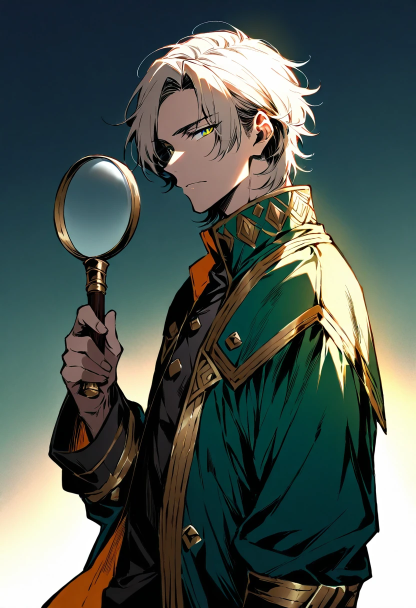
#> input picture assets/art/characters/m5_hero.webp, 832 x 1216 px (shown at 1/2 size)
$ python curate_candidates.py --dir ../assets/art/characters
#> lines starting #> are read from the running program, lines starting #| are printed output that depends on the picture
#!/usr/bin/env python3
"""curate_candidates.py — the SELECT half of generate-many → select-best (#art).

CEO 2026-06-16 (#1794): "場面画像はたくさん並列生成して、その中からハイクオリティを選定。
1回で最高は出ない。" The 2026 standard (memory: layton-grade-production-research) is
over-generate → AUTO-FILTER → curate → human pick → paint-over. This tool is the
first, ¥0, dependency-light AUTO-FILTER stage:

  1. de-duplicate near-identical candidates (perceptual dHash, Hamming distance) so
     12 candidates aren't 12 copies of one seed — keep the sharpest per cluster.
  2. coarse no-reference quality proxy (Laplacian-variance sharpness; drops blurry /
     mushy generations) → rank survivors best-first.
  3. emit a ranked JSON manifest + an HTML contact sheet for the HUMAN final pick.

This is deliberately the COARSE pre-filter only. Per the research the real gates are
layered ON TOP and are NOT in this ¥0 stage:
  - LAION aesthetic predictor (drop bottom 50%) — model download, add later
  - an MLLM reviewer scoring "matches コトバ探偵 style + correct subject" — the real
    style/consistency judge (sharpness says nothing about on-style-ness)
  - human picks 1 of ~3 → paint-over finish
So: sharpness rank ≠ "best art"; it only removes blurry/dupe noise before the human/
MLLM look. Honest by design.

Only deps: Pillow + numpy (already present). dHash is implemented here (no imagehash).

Usage:
  python3 scripts/curate_candidates.py --dir candidates/town5_square \
      --out candidates/town5_square/_curation --keep 3
  # open <out>/contact_sheet.html to pick; <out>/ranking.json is the machine record.
"""
from __future__ import annotations

import argparse
import json
import os
import sys

try:
    import numpy as np
    from PIL import Image
except Exception as e:  # pragma: no cover - env guard
    sys.stderr.write("needs Pillow + numpy: {0}\n".format(e))
    raise SystemExit(2)

_EXTS = (".png", ".jpg", ".jpeg", ".webp")


def _dhash(img: "Image.Image", size: int = 8) -> int:
    g = img.convert("L").resize((size + 1, size))
    a = np.asarray(g, dtype=np.int16)
    bits = a[:, 1:] > a[:, :-1]
    h = 0
    for i, v in enumerate(bits.flatten()):
        if v:
            h |= 1 << i
    return h


def _sharpness(img: "Image.Image") -> float:
    # Laplacian-variance: a standard blur metric (higher = crisper).
    g = np.asarray(img.convert("L"), dtype=np.float64)
    lap = (
        -4.0 * g
        + np.roll(g, 1, 0)
        + np.roll(g, -1, 0)
        + np.roll(g, 1, 1)
        + np.roll(g, -1, 1)
    )
    return float(lap.var())


def _hamming(a: int, b: int) -> int:
    return bin(a ^ b).count("1")


def analyse(path: str) -> dict:
    with Image.open(path) as img:
        img.load()
        w, h = img.size
        return {
            "path": path,
            "name": os.path.basename(path),
            "w": w,
            "h": h,
            "sharpness": round(_sharpness(img), 2),
            "dhash": _dhash(img),
        }


def dedup(items: list[dict], dist: int) -> list[dict]:
    """Cluster by dHash Hamming distance; keep the sharpest representative."""
    kept: list[dict] = []
    for it in sorted(items, key=lambda x: -x["sharpness"]):
        dup = False
        for k in kept:
            if _hamming(it["dhash"], k["dhash"]) <= dist:
                k.setdefault("near_dupes", []).append(it["name"])
                dup = True
                break
        if not dup:
            kept.append(it)
    return kept


def write_html(out_dir: str, ranked: list[dict]) -> str:
    rows = []
    for i, it in enumerate(ranked, 1):
        rel = os.path.relpath(it["path"], out_dir)
        dupes = it.get("near_dupes", [])
        rows.append(
            "<figure style='display:inline-block;margin:8px;width:280px;"
            "vertical-align:top'>"
            "<img src='{rel}' style='width:280px;border:2px solid "
            "{c}'/><figcaption style='font:13px sans-serif'>"
            "#{i} &nbsp; sharp={s} &nbsp; {w}x{h}{d}</figcaption></figure>".format(
                rel=rel,
                c="#1a8" if i <= 3 else "#999",
                i=i,
                s=it["sharpness"],
                w=it["w"],
                h=it["h"],
                d=(" &nbsp; +{0} dupes".format(len(dupes)) if dupes else ""),
            )
        )
    html = (
        "<!doctype html><meta charset=utf-8>"
        "<body style='background:#111;color:#ddd'>"
        "<h2 style='font:18px sans-serif'>candidate curation — coarse pre-filter "
        "(sharpness+dedup). Human/MLLM pick the final from the top.</h2>"
        + "".join(rows)
        + "</body>"
    )
    p = os.path.join(out_dir, "contact_sheet.html")
    with open(p, "w", encoding="utf-8") as f:
        f.write(html)
    return p


def main() -> int:
    ap = argparse.ArgumentParser(description="Curate AI-art candidates (pre-filter).")
    ap.add_argument("--dir", required=True, help="directory of candidate images")
    ap.add_argument("--out", default=None, help="output dir (default <dir>/_curation)")
    ap.add_argument("--keep", type=int, default=3, help="flag top-N for human pick")
    ap.add_argument("--dupe-dist", type=int, default=6,
                    help="dHash Hamming distance treated as a near-duplicate")
    args = ap.parse_args()

    if not os.path.isdir(args.dir):
        print("not a directory: {0}".format(args.dir), file=sys.stderr)
        return 2
    paths = [
        os.path.join(args.dir, f)
        for f in sorted(os.listdir(args.dir))
        if f.lower().endswith(_EXTS) and not f.startswith("_")
    ]
    if not paths:
        print("no candidate images in {0}".format(args.dir), file=sys.stderr)
        return 1

    items = [analyse(p) for p in paths]
#> in analyse, img is the input picture: PIL image 832x1216 RGB; mean R, G, B 77.8, 89.1, 82.9
#> in _sharpness, `g = np.asarray(img.convert("L"), dtype=np.float64)`:
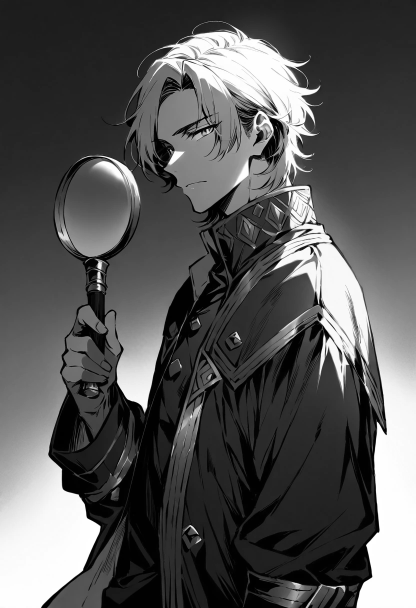
#> g: shape (1216, 832) float64 (shown at 1/2 size); min 0, max 255, mean 85
#> in _sharpness, `lap = ( -4.0 * g + np.roll(g, 1, 0) + np.roll(g, -1, 0) + np.roll(g, 1..`:
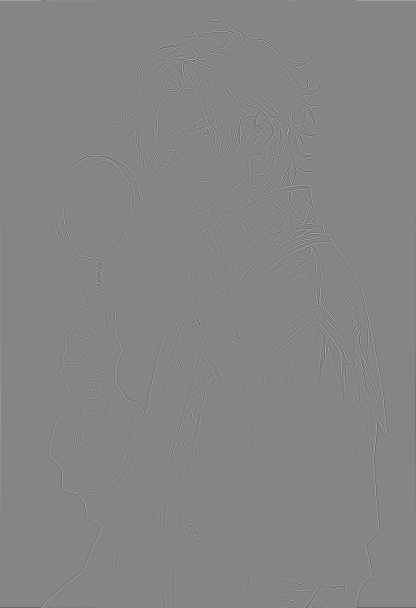
#> lap: shape (1216, 832) float64 (shown at 1/2 size); min -530, max 486, mean 0; drawn with min black and max white
#> the loop in _dhash, `for i, v in enumerate(bits.flatten()):` made 64 passes
#> (v, h) on passes 3, 4, 5, 8, 10, 11, 12, 13, 16, 17, 18, 20: (True, 4), (True, 12), (True, 28), (True, 156), (True, 668), (True, 1692), (True, 3740), (True, 7836), (True, 40604), (True, 106140), (True, 237212), (True, 761500)
#> h on passes 62 to 64: 2947852738277121692, 7559538756704509596, 16782910793559285404
#> after the loop in _dhash, `for i, v in enumerate(bits.flatten()):`: h = 16782910793559285404
#> call 2 of analyse, with path = '../assets/art/characters/m6_hero.webp'
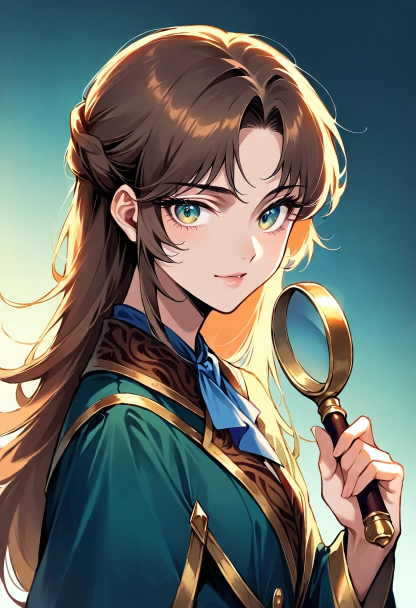
#> input picture assets/art/characters/m6_hero.webp, 832 x 1216 px (shown at 1/2 size)
#> in analyse, img is the input picture: PIL image 832x1216 RGB; mean R, G, B 105.7, 110.4, 104.6
#> in _sharpness (call 2), `g = np.asarray(img.convert("L"), dtype=np.float64)`:
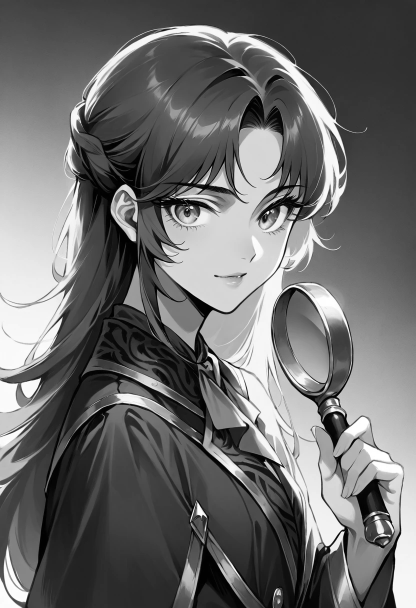
#> g: shape (1216, 832) float64 (shown at 1/2 size); min 0, max 255, mean 108.3
#> the loop in _dhash (call 2), `for i, v in enumerate(bits.flatten()):` made 64 passes
#> (v, h) on passes 1, 2, 8, 11, 12, 13, 14, 19, 20, 21, 27, 28: (True, 1), (True, 3), (True, 131), (True, 1155), (True, 3203), (True, 7299), (True, 15491), (True, 277635), (True, 801923), (True, 1850499), (True, 68959363), (True, 203177091)
#> h on passes 62 to 64: 3381836753489640579, 7993522771917028483, 17216894808771804291
#> items = 2 items
    kept = dedup(items, args.dupe_dist)
#> the loop in dedup, `for it in sorted(items, key=lambda x: -x["sharpness"]):` made 2 passes
#> after the loop in dedup, `for it in sorted(items, key=lambda x: -x["sharpness"]):`: k = {'path': '../assets/art/characters/m5_hero.webp', 'name': 'm5_hero.webp', 'w': 832, 'h': 1216, 'sharpness': 1096.8, 'dhash': 16782910793559285404}; kept = 2 items
#> kept = 2 items
    ranked = sorted(kept, key=lambda x: -x["sharpness"])
#> ranked = 2 items

    out = args.out or os.path.join(args.dir, "_curation")
    os.makedirs(out, exist_ok=True)
    manifest = {
        "candidates": len(items),
        "after_dedup": len(ranked),
        "keep": args.keep,
        "top": [
            {k: it[k] for k in ("name", "sharpness", "w", "h")}
            for it in ranked[: args.keep]
        ],
        "ranked": [
            {
                "rank": i + 1,
                "name": it["name"],
                "sharpness": it["sharpness"],
                "w": it["w"],
                "h": it["h"],
                "near_dupes": it.get("near_dupes", []),
            }
            for i, it in enumerate(ranked)
        ],
    }
    with open(os.path.join(out, "ranking.json"), "w", encoding="utf-8") as f:
        json.dump(manifest, f, ensure_ascii=False, indent=2)
    html = write_html(out, ranked)
#> the loop in write_html, `for i, it in enumerate(ranked, 1):` made 2 passes
#> (i, rel) on passes 1 to 2: (1, '../m5_hero.webp'), (2, '../m6_hero.webp')

    print(
        "[curate] {0} candidates -> {1} after dedup; top {2} flagged. "
        "manifest+sheet in {3}".format(len(items), len(ranked), args.keep, out)
    )
#| [curate] 2 candidates -> 2 after dedup; top 3 flagged. manifest+sheet in ../assets/art/characters/_curation
    print("[curate] open {0}".format(html))
#| [curate] open ../assets/art/characters/_curation/contact_sheet.html
    return 0


if __name__ == "__main__":
    raise SystemExit(main())
#> (the program exits here)
